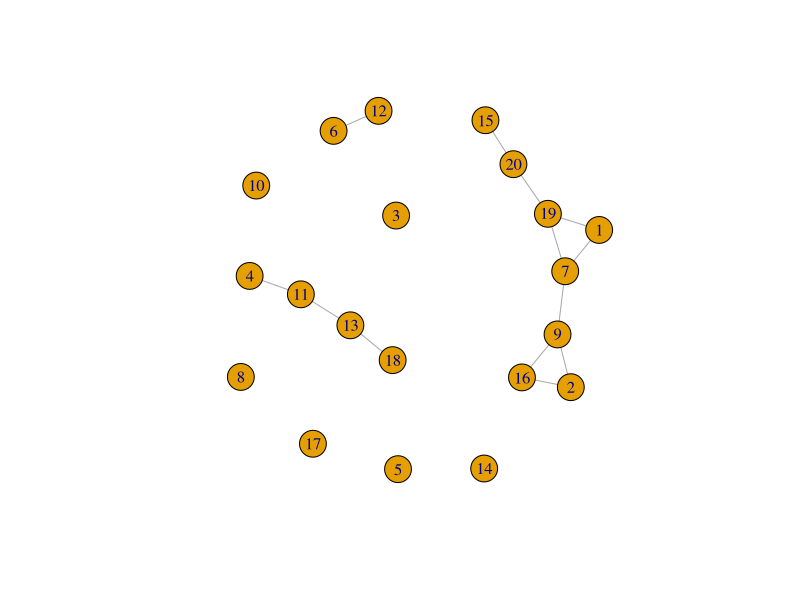
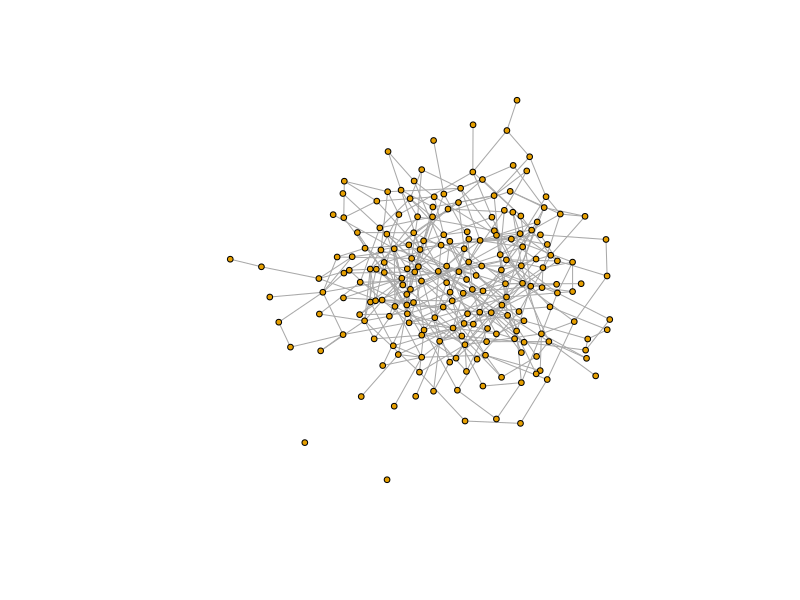
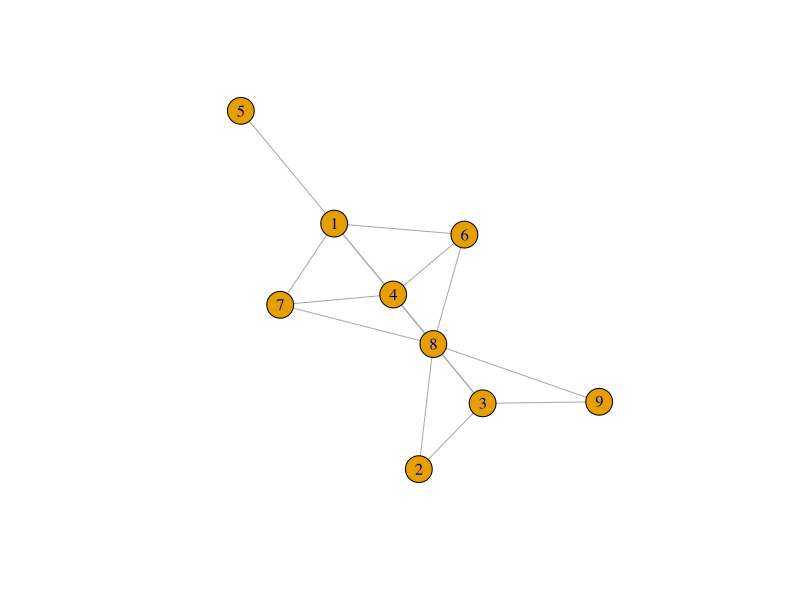
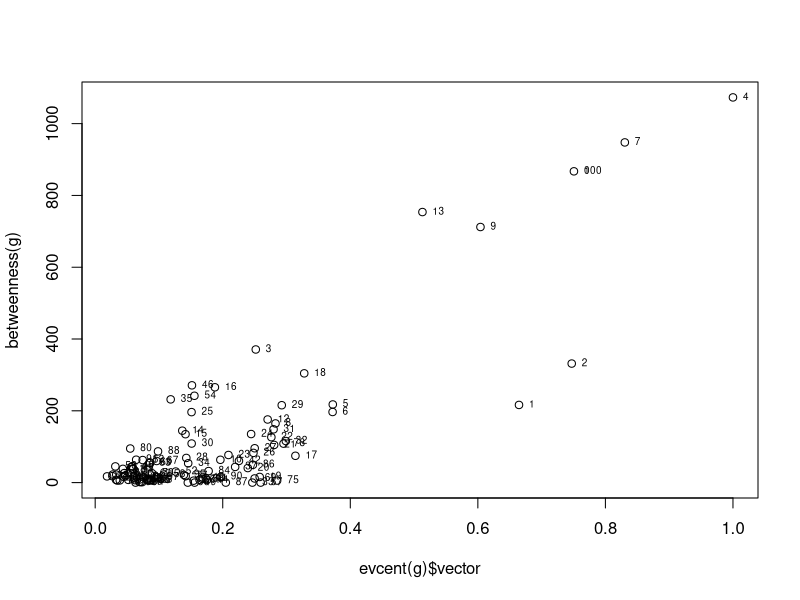
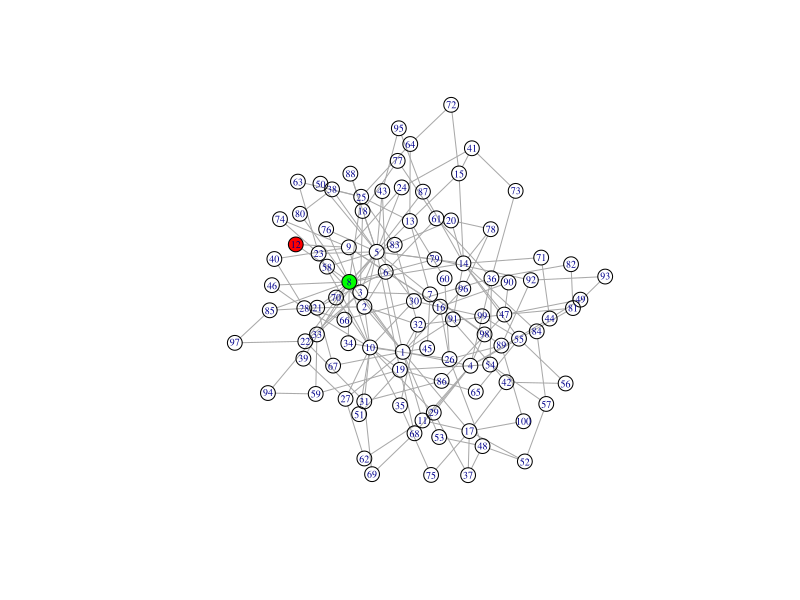

Recreate these plots in R, in order.
## ---- chunk 1
knitr::opts_chunk$set(echo = TRUE)
## ---- chunk 2
require("igraph")
g <- erdos.renyi.game(20, 1/20)
summary(g)
plot(g)
clusters(g)
## ---- chunk 3
set.seed(121)
# Random graph
g <- erdos.renyi.game(200, 0.02)
plot(g, layout=layout.fruchterman.reingold, 
       vertex.label=NA, vertex.size=3)
# Num. de nodes
length(V(g))
# Num. de edges
length(E(g))
# Densidad = Num.edges / Poss.edges
graph.density(g)
# Num. islands
clusters(g)$no
# Global cluster coefficient
transitivity(g, type="global")
# `Edge` conectividad
edge.connectivity(g)
# Adhesion
graph.adhesion(g)
# Diametro
diameter(g)
# Reciprocidad
reciprocity(g)
## ---- chunk 4
# Create a random graph
g <- erdos.renyi.game(9, 0.5)
plot(g, layout=layout.fruchterman.reingold)
# Compute the shortest path matrix
shortest.paths(g)
M <- matrix(rep(0, 81), nrow=9)
for (i in 1:9) {
  for (j in 1:9) {
    if (i == j) {
      M[i, j] <- -1
    } else {
      M[i, j] <- edge.connectivity(g, i, j)
    }
  }
}
M
## ---- chunk 5
# Degree
degree(g)
# Closeness
closeness(g)
# Betweenness
betweenness(g)
# Local cluster coefficient
transitivity(g, type="local")
# Eigenvector centrality
evcent(g)$vector
 
order(degree(g))
order(closeness(g))
order(betweenness(g))
order(evcent(g)$vector)
## ---- chunk 6
# Create a graph
g1 <- barabasi.game(100, directed=F)
g2 <- barabasi.game(100, directed=F)
g <- g1 %u% g2
lay <- layout.fruchterman.reingold(g)
# Plot the eigevector and betweenness centrality
plot(evcent(g)$vector, betweenness(g))
text(evcent(g)$vector, betweenness(g), 0:100, 
       cex=0.6, pos=4)
V(g)[12]$color <- 'red'
V(g)[8]$color <- 'green'
plot(g, layout=lay, vertex.size=8,vertex.label.cex=0.6)
